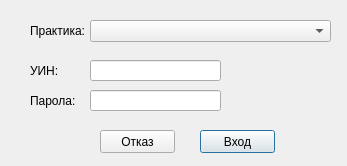
<?xml version="1.0" encoding="UTF-8"?>
<ui version="4.0">
 <class>LoginView</class>
 <widget class="QDialog" name="LoginView">
  <property name="geometry">
   <rect>
    <x>0</x>
    <y>0</y>
    <width>347</width>
    <height>166</height>
   </rect>
  </property>
  <property name="sizePolicy">
   <sizepolicy hsizetype="Fixed" vsizetype="Fixed">
    <horstretch>0</horstretch>
    <verstretch>0</verstretch>
   </sizepolicy>
  </property>
  <property name="windowTitle">
   <string>LoginView</string>
  </property>
  <widget class="QComboBox" name="practiceCombo">
   <property name="geometry">
    <rect>
     <x>90</x>
     <y>20</y>
     <width>241</width>
     <height>22</height>
    </rect>
   </property>
  </widget>
  <widget class="QLabel" name="label">
   <property name="geometry">
    <rect>
     <x>30</x>
     <y>20</y>
     <width>71</width>
     <height>21</height>
    </rect>
   </property>
   <property name="text">
    <string>Практика:</string>
   </property>
  </widget>
  <widget class="QLabel" name="label_2">
   <property name="geometry">
    <rect>
     <x>30</x>
     <y>60</y>
     <width>81</width>
     <height>21</height>
    </rect>
   </property>
   <property name="text">
    <string>УИН:</string>
   </property>
  </widget>
  <widget class="QLabel" name="label_3">
   <property name="geometry">
    <rect>
     <x>30</x>
     <y>90</y>
     <width>51</width>
     <height>21</height>
    </rect>
   </property>
   <property name="text">
    <string>Парола:</string>
   </property>
  </widget>
  <widget class="QLineEdit" name="userEdit">
   <property name="geometry">
    <rect>
     <x>90</x>
     <y>60</y>
     <width>131</width>
     <height>21</height>
    </rect>
   </property>
   <property name="maxLength">
    <number>15</number>
   </property>
   <property name="echoMode">
    <enum>QLineEdit::Normal</enum>
   </property>
  </widget>
  <widget class="QLineEdit" name="passEdit">
   <property name="geometry">
    <rect>
     <x>90</x>
     <y>90</y>
     <width>131</width>
     <height>21</height>
    </rect>
   </property>
   <property name="maxLength">
    <number>10</number>
   </property>
  </widget>
  <widget class="QPushButton" name="okButton">
   <property name="geometry">
    <rect>
     <x>200</x>
     <y>130</y>
     <width>75</width>
     <height>23</height>
    </rect>
   </property>
   <property name="text">
    <string>Вход</string>
   </property>
  </widget>
  <widget class="QPushButton" name="cancelButton">
   <property name="geometry">
    <rect>
     <x>100</x>
     <y>130</y>
     <width>75</width>
     <height>23</height>
    </rect>
   </property>
   <property name="text">
    <string>Отказ</string>
   </property>
  </widget>
 </widget>
 <layoutdefault spacing="6" margin="11"/>
 <tabstops>
  <tabstop>userEdit</tabstop>
  <tabstop>passEdit</tabstop>
  <tabstop>okButton</tabstop>
  <tabstop>cancelButton</tabstop>
  <tabstop>practiceCombo</tabstop>
 </tabstops>
 <resources/>
 <connections/>
</ui>
